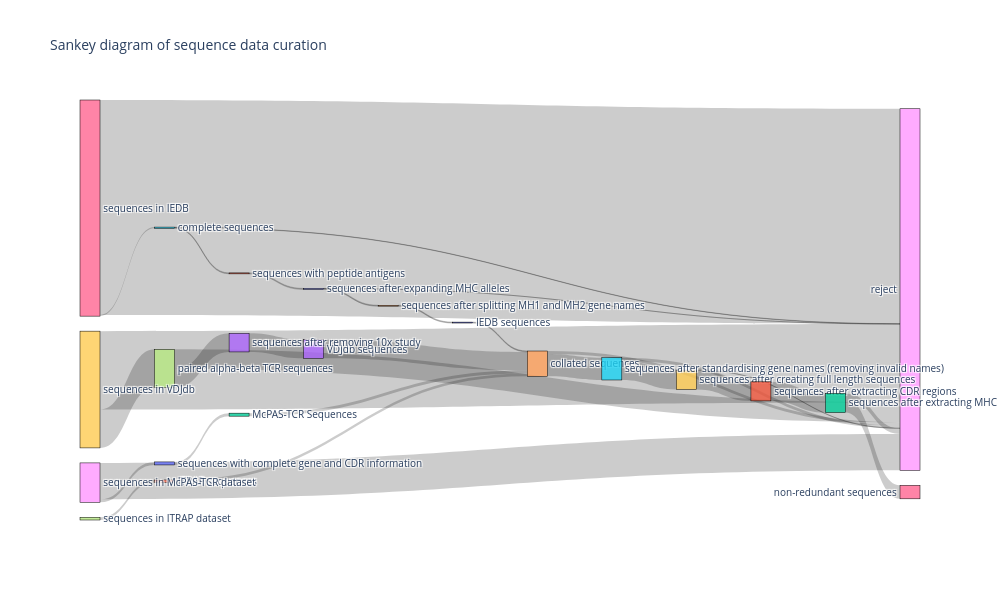

Write notebook code for a chart like this one.
### Code cell
plot_df = selection_df.copy()

unique_source_target = list(np.unique(plot_df[['source', 'target']].to_numpy().flatten()))

mapping_dict = {k: v for v, k in enumerate(unique_source_target)}

plot_df['source'] = plot_df['source'].map(mapping_dict)
plot_df['target'] = plot_df['target'].map(mapping_dict)

fig = go.Figure(
    data=[
        go.Sankey(
            node={
                'pad': 15,
                'thickness': 20,
                'line': {'color': 'black', 'width': 0.5},
                'label': unique_source_target,
            },
            link={
                'source': plot_df['source'],
                'target': plot_df['target'],
                'value': plot_df['count'],
            },
        )
    ]
)

fig.update_layout(title_text='Sankey diagram of sequence data curation', font_size=10, width=1000, height=600)
fig.show()

### Figure 1 — Plotly figure (JSON) as saved in the notebook; plotly's stock layout.template omitted (floating-point values rounded to 4 significant figures)
{"data": [{"link": {"source": [16, 16, 5, 5, 21, 21, 10, 10, 14, 14, 0, 19, 19, 7, 7, 13, 13, 3, 17, 17, 1, 18, 18, 20, 20, 2, 4, 4, 15, 15, 9, 9, 11, 11, 12, 12], "target": [5, 8, 21, 8, 10, 8, 14, 8, 0, 8, 4, 7, 8, 13, 8, 3, 8, 4, 1, 8, 4, 20, 8, 2, 8, 4, 15, 8, 9, 8, 11, 8, 12, 8, 6, 8], "value": [1268, 222433, 950, 318, 1013, -63, 935, 78, 935, 0, 935, 39623, 81226, 19265, 20358, 19265, 0, 19265, 2833, 0, 2833, 3117, 37614, 3117, 0, 3117, 23135, 3015, 19978, 3157, 19760, 218, 19760, 0, 13962, 5798]}, "node": {"label": ["IEDB sequences", "ITRAP sequences", "McPAS-TCR Sequences", "VDJdb sequences", "collated sequences", "complete sequences", "non-redundant sequences", "paired alpha-beta TCR sequences", "reject", "sequences after creating full length sequences", "sequences after expanding MHC alleles", "sequences after extracting CDR regions", "sequences after extracting MHC pseudo sequences", "sequences after removing 10x study", "sequences after splitting MH1 and MH2 gene names", "sequences after standardising gene names (removing invalid names)", "sequences in IEDB", "sequences in ITRAP dataset", "sequences in McPAS-TCR dataset", "sequences in VDJdb", "sequences with complete gene and CDR information", "sequences with peptide antigens"], "line": {"color": "black", "width": 0.5}, "pad": 15, "thickness": 20}, "type": "sankey"}], "layout": {"font": {"size": 10}, "height": 600, "title": {"text": "Sankey diagram of sequence data curation"}, "width": 1000}}
